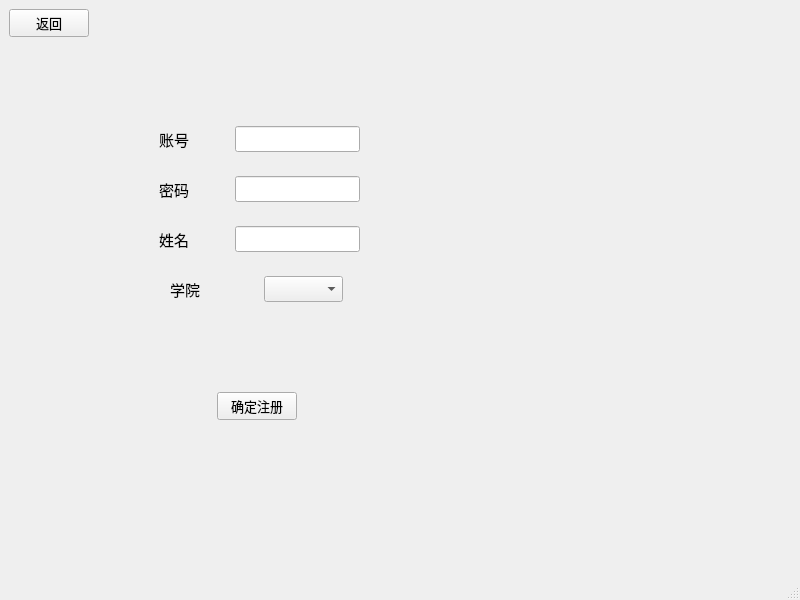
<?xml version="1.0" encoding="UTF-8"?>
<ui version="4.0">
 <class>Manager_sign</class>
 <widget class="QMainWindow" name="Manager_sign">
  <property name="geometry">
   <rect>
    <x>0</x>
    <y>0</y>
    <width>800</width>
    <height>600</height>
   </rect>
  </property>
  <property name="font">
   <font>
    <family>楷体</family>
    <pointsize>10</pointsize>
   </font>
  </property>
  <property name="windowTitle">
   <string>管理员注册</string>
  </property>
  <widget class="QWidget" name="centralwidget">
   <layout class="QGridLayout" name="gridLayout">
    <item row="0" column="0">
     <widget class="QPushButton" name="pushButton">
      <property name="text">
       <string>返回</string>
      </property>
     </widget>
    </item>
    <item row="1" column="1">
     <widget class="QWidget" name="widget_4" native="true">
      <property name="minimumSize">
       <size>
        <width>183</width>
        <height>23</height>
       </size>
      </property>
      <layout class="QVBoxLayout" name="verticalLayout">
       <item>
        <spacer name="verticalSpacer_2">
         <property name="orientation">
          <enum>Qt::Vertical</enum>
         </property>
         <property name="sizeHint" stdset="0">
          <size>
           <width>20</width>
           <height>40</height>
          </size>
         </property>
        </spacer>
       </item>
       <item>
        <widget class="QWidget" name="widget_6" native="true">
         <layout class="QHBoxLayout" name="horizontalLayout_5">
          <item>
           <spacer name="horizontalSpacer_12">
            <property name="orientation">
             <enum>Qt::Horizontal</enum>
            </property>
            <property name="sizeHint" stdset="0">
             <size>
              <width>46</width>
              <height>20</height>
             </size>
            </property>
           </spacer>
          </item>
          <item>
           <widget class="QLabel" name="label_11">
            <property name="font">
             <font>
              <family>楷体</family>
              <pointsize>11</pointsize>
             </font>
            </property>
            <property name="text">
             <string>账号</string>
            </property>
           </widget>
          </item>
          <item>
           <spacer name="horizontalSpacer_13">
            <property name="orientation">
             <enum>Qt::Horizontal</enum>
            </property>
            <property name="sizeHint" stdset="0">
             <size>
              <width>40</width>
              <height>20</height>
             </size>
            </property>
           </spacer>
          </item>
          <item>
           <widget class="QLineEdit" name="account0"/>
          </item>
          <item>
           <spacer name="horizontalSpacer_31">
            <property name="orientation">
             <enum>Qt::Horizontal</enum>
            </property>
            <property name="sizeHint" stdset="0">
             <size>
              <width>40</width>
              <height>20</height>
             </size>
            </property>
           </spacer>
          </item>
         </layout>
        </widget>
       </item>
       <item>
        <widget class="QWidget" name="widget_3" native="true">
         <layout class="QHBoxLayout" name="horizontalLayout_2">
          <item>
           <spacer name="horizontalSpacer_5">
            <property name="orientation">
             <enum>Qt::Horizontal</enum>
            </property>
            <property name="sizeHint" stdset="0">
             <size>
              <width>46</width>
              <height>20</height>
             </size>
            </property>
           </spacer>
          </item>
          <item>
           <widget class="QLabel" name="label_9">
            <property name="font">
             <font>
              <family>楷体</family>
              <pointsize>11</pointsize>
             </font>
            </property>
            <property name="text">
             <string>密码</string>
            </property>
           </widget>
          </item>
          <item>
           <spacer name="horizontalSpacer_6">
            <property name="orientation">
             <enum>Qt::Horizontal</enum>
            </property>
            <property name="sizeHint" stdset="0">
             <size>
              <width>40</width>
              <height>20</height>
             </size>
            </property>
           </spacer>
          </item>
          <item>
           <widget class="QLineEdit" name="password0"/>
          </item>
          <item>
           <spacer name="horizontalSpacer_28">
            <property name="orientation">
             <enum>Qt::Horizontal</enum>
            </property>
            <property name="sizeHint" stdset="0">
             <size>
              <width>40</width>
              <height>20</height>
             </size>
            </property>
           </spacer>
          </item>
         </layout>
        </widget>
       </item>
       <item>
        <widget class="QWidget" name="widget_5" native="true">
         <layout class="QHBoxLayout" name="horizontalLayout_4">
          <item>
           <spacer name="horizontalSpacer_7">
            <property name="orientation">
             <enum>Qt::Horizontal</enum>
            </property>
            <property name="sizeHint" stdset="0">
             <size>
              <width>46</width>
              <height>20</height>
             </size>
            </property>
           </spacer>
          </item>
          <item>
           <widget class="QLabel" name="label_2">
            <property name="font">
             <font>
              <family>楷体</family>
              <pointsize>11</pointsize>
             </font>
            </property>
            <property name="text">
             <string>姓名</string>
            </property>
           </widget>
          </item>
          <item>
           <spacer name="horizontalSpacer_8">
            <property name="orientation">
             <enum>Qt::Horizontal</enum>
            </property>
            <property name="sizeHint" stdset="0">
             <size>
              <width>40</width>
              <height>20</height>
             </size>
            </property>
           </spacer>
          </item>
          <item>
           <widget class="QLineEdit" name="name0"/>
          </item>
          <item>
           <spacer name="horizontalSpacer_29">
            <property name="orientation">
             <enum>Qt::Horizontal</enum>
            </property>
            <property name="sizeHint" stdset="0">
             <size>
              <width>40</width>
              <height>20</height>
             </size>
            </property>
           </spacer>
          </item>
         </layout>
        </widget>
       </item>
       <item>
        <widget class="QWidget" name="widget_7" native="true">
         <layout class="QHBoxLayout" name="horizontalLayout_6">
          <item>
           <spacer name="horizontalSpacer_17">
            <property name="orientation">
             <enum>Qt::Horizontal</enum>
            </property>
            <property name="sizeHint" stdset="0">
             <size>
              <width>46</width>
              <height>20</height>
             </size>
            </property>
           </spacer>
          </item>
          <item>
           <widget class="QLabel" name="label_6">
            <property name="font">
             <font>
              <family>楷体</family>
              <pointsize>11</pointsize>
             </font>
            </property>
            <property name="text">
             <string>学院</string>
            </property>
           </widget>
          </item>
          <item>
           <spacer name="horizontalSpacer_18">
            <property name="orientation">
             <enum>Qt::Horizontal</enum>
            </property>
            <property name="sizeHint" stdset="0">
             <size>
              <width>40</width>
              <height>20</height>
             </size>
            </property>
           </spacer>
          </item>
          <item>
           <widget class="QComboBox" name="comboBoxInstitude">
            <property name="minimumSize">
             <size>
              <width>9</width>
              <height>0</height>
             </size>
            </property>
           </widget>
          </item>
          <item>
           <spacer name="horizontalSpacer_32">
            <property name="orientation">
             <enum>Qt::Horizontal</enum>
            </property>
            <property name="sizeHint" stdset="0">
             <size>
              <width>40</width>
              <height>20</height>
             </size>
            </property>
           </spacer>
          </item>
         </layout>
        </widget>
       </item>
       <item>
        <spacer name="verticalSpacer">
         <property name="orientation">
          <enum>Qt::Vertical</enum>
         </property>
         <property name="sizeHint" stdset="0">
          <size>
           <width>20</width>
           <height>40</height>
          </size>
         </property>
        </spacer>
       </item>
       <item>
        <widget class="QWidget" name="widget_9" native="true">
         <layout class="QHBoxLayout" name="horizontalLayout_8">
          <item>
           <spacer name="horizontalSpacer_21">
            <property name="orientation">
             <enum>Qt::Horizontal</enum>
            </property>
            <property name="sizeHint" stdset="0">
             <size>
              <width>40</width>
              <height>20</height>
             </size>
            </property>
           </spacer>
          </item>
          <item>
           <widget class="QPushButton" name="pushButton_2">
            <property name="text">
             <string>确定注册</string>
            </property>
           </widget>
          </item>
          <item>
           <spacer name="horizontalSpacer_22">
            <property name="orientation">
             <enum>Qt::Horizontal</enum>
            </property>
            <property name="sizeHint" stdset="0">
             <size>
              <width>40</width>
              <height>20</height>
             </size>
            </property>
           </spacer>
          </item>
         </layout>
        </widget>
       </item>
       <item>
        <spacer name="verticalSpacer_3">
         <property name="orientation">
          <enum>Qt::Vertical</enum>
         </property>
         <property name="sizeHint" stdset="0">
          <size>
           <width>20</width>
           <height>40</height>
          </size>
         </property>
        </spacer>
       </item>
       <item>
        <spacer name="verticalSpacer_4">
         <property name="orientation">
          <enum>Qt::Vertical</enum>
         </property>
         <property name="sizeHint" stdset="0">
          <size>
           <width>20</width>
           <height>40</height>
          </size>
         </property>
        </spacer>
       </item>
      </layout>
     </widget>
    </item>
    <item row="1" column="2">
     <spacer name="horizontalSpacer_9">
      <property name="orientation">
       <enum>Qt::Horizontal</enum>
      </property>
      <property name="sizeHint" stdset="0">
       <size>
        <width>40</width>
        <height>20</height>
       </size>
      </property>
     </spacer>
    </item>
    <item row="1" column="3">
     <spacer name="horizontalSpacer">
      <property name="orientation">
       <enum>Qt::Horizontal</enum>
      </property>
      <property name="sizeHint" stdset="0">
       <size>
        <width>40</width>
        <height>20</height>
       </size>
      </property>
     </spacer>
    </item>
   </layout>
  </widget>
  <widget class="QMenuBar" name="menubar">
   <property name="geometry">
    <rect>
     <x>0</x>
     <y>0</y>
     <width>800</width>
     <height>26</height>
    </rect>
   </property>
  </widget>
  <widget class="QStatusBar" name="statusbar"/>
 </widget>
 <resources/>
 <connections/>
</ui>
